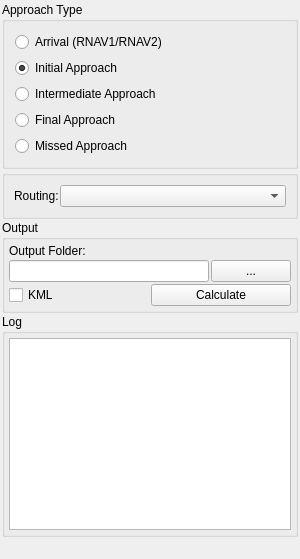
<?xml version="1.0" encoding="UTF-8"?>
<ui version="4.0">
 <class>QPANSOPYLNAVDockWidget</class>
 <widget class="QDockWidget" name="QPANSOPYLNAVDockWidget">
  <property name="minimumSize">
   <size>
  <width>300</width>
  <height>300</height>
   </size>
  </property>
  <property name="maximumSize">
   <size>
    <width>16777215</width>
    <height>16777215</height>
   </size>
  </property>
  <widget class="QWidget" name="dockWidgetContents">
   <layout class="QVBoxLayout" name="verticalLayout">
    <property name="spacing">
     <number>1</number>
    </property>
    <property name="margin">
     <number>2</number>
    </property>
    <item>
     <widget class="QGroupBox" name="approachTypeGroup">
      <property name="sizePolicy">
       <sizepolicy hsizetype="Preferred" vsizetype="Fixed">
        <horstretch>0</horstretch>
        <verstretch>0</verstretch>
       </sizepolicy>
      </property>
      <property name="title">
       <string>Approach Type</string>
      </property>
      <layout class="QVBoxLayout" name="approachLayout">
       <property name="spacing">
        <number>6</number>
       </property>
       <property name="leftMargin">
        <number>10</number>
       </property>
       <property name="topMargin">
        <number>10</number>
       </property>
       <property name="rightMargin">
        <number>10</number>
       </property>
       <property name="bottomMargin">
        <number>10</number>
       </property>
       <item>
        <widget class="QRadioButton" name="arrivalRadioButton">
         <property name="text">
          <string>Arrival (RNAV1/RNAV2)</string>
         </property>
        </widget>
       </item>
       <item>
        <widget class="QRadioButton" name="initialRadioButton">
         <property name="text">
          <string>Initial Approach</string>
         </property>
         <property name="checked">
          <bool>true</bool>
         </property>
        </widget>
       </item>
       <item>
        <widget class="QRadioButton" name="intermediateRadioButton">
         <property name="text">
          <string>Intermediate Approach</string>
         </property>
        </widget>
       </item>
       <item>
        <widget class="QRadioButton" name="finalRadioButton">
         <property name="text">
          <string>Final Approach</string>
         </property>
        </widget>
       </item>
       <item>
        <widget class="QRadioButton" name="missedRadioButton">
         <property name="text">
          <string>Missed Approach</string>
         </property>
        </widget>
       </item>
      </layout>
     </widget>
    </item>
    <item>
     <widget class="QGroupBox" name="inputGroup">
      <property name="sizePolicy">
       <sizepolicy hsizetype="Preferred" vsizetype="Fixed">
        <horstretch>0</horstretch>
        <verstretch>0</verstretch>
       </sizepolicy>
      </property>
      <layout class="QFormLayout" name="formLayout">
       <property name="spacing">
        <number>1</number>
       </property>
       <item row="0" column="0">
        <widget class="QLabel" name="routingLayerLabel">
         <property name="text">
          <string>Routing:</string>
         </property>
        </widget>
       </item>
       <item row="0" column="1">
        <widget class="QgsMapLayerComboBox" name="routingLayerComboBox"/>
       </item>
      </layout>
     </widget>
    </item>
    <item>
     <widget class="QGroupBox" name="outputGroup">
      <property name="sizePolicy">
       <sizepolicy hsizetype="Preferred" vsizetype="Fixed">
        <horstretch>0</horstretch>
        <verstretch>0</verstretch>
       </sizepolicy>
      </property>
      <property name="title">
       <string>Output</string>
      </property>
      <layout class="QVBoxLayout" name="outputLayout">
       <property name="spacing">
        <number>2</number>
       </property>
       <property name="margin">
        <number>4</number>
       </property>
       <item>
        <widget class="QLabel" name="outputLabel">
         <property name="text">
          <string>Output Folder:</string>
         </property>
        </widget>
       </item>
       <item>
        <layout class="QHBoxLayout" name="horizontalLayout">
         <item>
          <widget class="QLineEdit" name="outputFolderLineEdit"/>
         </item>
         <item>
          <widget class="QPushButton" name="browseButton">
           <property name="maximumWidth">
            <number>30</number>
           </property>
           <property name="text">
            <string>...</string>
           </property>
          </widget>
         </item>
        </layout>
       </item>
       <item>
        <layout class="QHBoxLayout" name="buttonsLayout">
         <item>
          <widget class="QCheckBox" name="exportKmlCheckBox">
           <property name="text">
            <string>KML</string>
           </property>
          </widget>
         </item>
         <item>
          <widget class="QPushButton" name="calculateButton">
           <property name="text">
            <string>Calculate</string>
           </property>
          </widget>
         </item>
        </layout>
       </item>
      </layout>
     </widget>
    </item>
    <item>
    <widget class="QGroupBox" name="logGroup">
     <property name="sizePolicy">
      <sizepolicy hsizetype="Preferred" vsizetype="Preferred">
       <horstretch>0</horstretch>
       <verstretch>0</verstretch>
      </sizepolicy>
     </property>
      <property name="title">
       <string>Log</string>
      </property>
      <layout class="QVBoxLayout" name="logLayout">
        <property name="spacing">
         <number>2</number>
        </property>
        <property name="margin">
         <number>4</number>
        </property>
        <item>
         <widget class="QTextEdit" name="logTextEdit">
          <property name="sizePolicy">
           <sizepolicy hsizetype="Expanding" vsizetype="Expanding">
            <horstretch>0</horstretch>
            <verstretch>1</verstretch>
           </sizepolicy>
          </property>
          <property name="minimumHeight">
           <number>100</number>
          </property>
          <property name="readOnly">
           <bool>true</bool>
          </property>
         </widget>
        </item>
      </layout>
     </widget>
    </item>
    <item>
     <spacer name="verticalSpacer">
      <property name="orientation">
       <enum>Qt::Vertical</enum>
      </property>
      <property name="sizeHint" stdset="0">
       <size>
        <width>20</width>
        <height>20</height>
        <height>40</height>
       </size>
      </property>
     </spacer>
    </item>
   </layout>
  </widget>
 </widget>
 <customwidgets>
  <customwidget>
   <class>QgsMapLayerComboBox</class>
   <extends>QComboBox</extends>
   <header>qgsmaplayercombobox.h</header>
  </customwidget>
 </customwidgets>
 <resources/>
 <connections/>
</ui>
